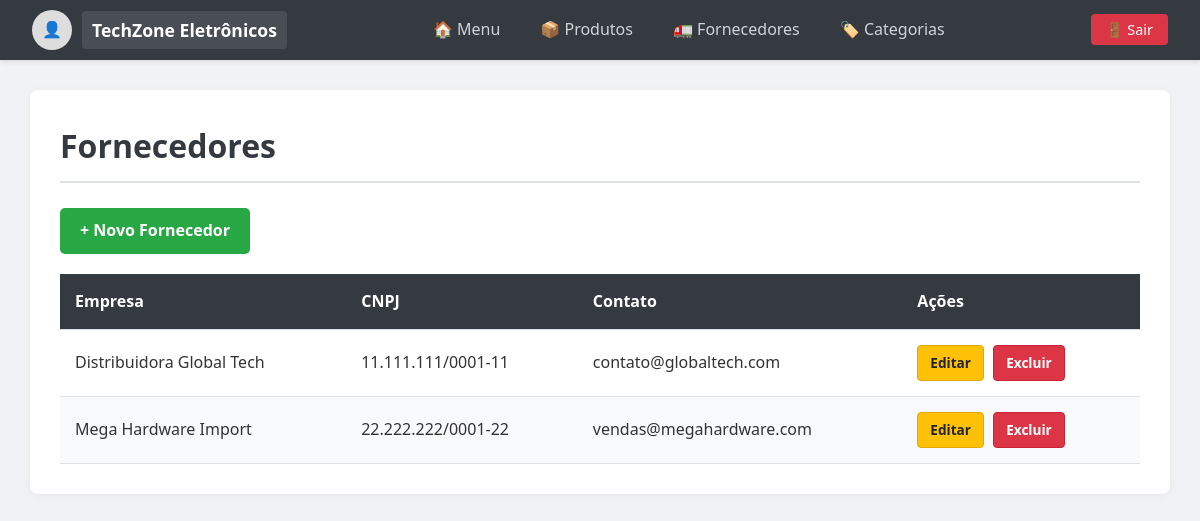
The page /Controller/FornecedorController.php?acao=listarFornecedores (signed in) on the database its author committed.
### tables this page shows
CREATE TABLE fornecedores (
    id INT AUTO_INCREMENT PRIMARY KEY,
    nome_empresa VARCHAR(100) NOT NULL,
    cnpj VARCHAR(20),
    email VARCHAR(100) NOT NULL,
    telefone VARCHAR(20),
    endereco VARCHAR(150),
    cidade VARCHAR(100),
    estado VARCHAR(2),
    observacoes TEXT,
    id_usuario INT NOT NULL,
    FOREIGN KEY (id_usuario) REFERENCES usuarios(id) ON DELETE CASCADE
);

### Model/Fornecedor.php (called while the page is built, shortened)
<?php
    class Fornecedor {
        public function listarFornecedores($id_usuario){
            $conexao = Conexao::Conectar();
            $consultaSql = "SELECT * FROM fornecedores WHERE id_usuario = :id_usuario";
            $declaracao = $conexao->prepare($consultaSql);
            $declaracao->bindValue(':id_usuario', $id_usuario);
            $declaracao->execute();
            return $declaracao -> fetchAll(PDO::FETCH_ASSOC);
        }
    }
?>

### View/Fornecedor/ListarFornecedor.php (the view, shortened to what this page needs)
<!DOCTYPE html>
<html lang="pt-br">
<head>
    <link rel="stylesheet" href="../View/Assets/style.css">
</head>
<body>
    <nav>
        <div class="nav-brand">
            <div style="display: flex; align-items: center; gap: 10px;">
                <?php if($_SESSION['foto_perfil']): ?>
                    <img src="../View/Assets/Imagens/Uploads/<?php echo $_SESSION['foto_perfil']; ?>" alt="Foto de Perfil" style="width: 40px; height: 40px; border-radius: 50%; object-fit: cover;">
                <?php else: ?>
                    <div style="width: 40px; height: 40px; border-radius: 50%; background-color: #ddd; display: flex; align-items: center; justify-content: center;">👤</div>
                <?php endif; ?>
                <span class="company-name"><?php echo $_SESSION['nome']; ?></span>
            </div>
        </div>
        <div class="nav-links">
            <a href="ClienteController.php?acao=dashboard">🏠 Menu</a>
            <a href="ProdutoController.php?acao=listarProdutos">📦 Produtos</a>
            <a href="FornecedorController.php?acao=listarFornecedores">🚛 Fornecedores</a>
            <a href="CategoriaController.php?acao=listarCategorias">🏷️ Categorias</a>
        </div>
        <div class="nav-logout">
            <a href="AutenticaController.php?acao=logout" class="btn-logout">🚪 Sair</a>
        </div>
    </nav>
    <div class="container">
        <h1>Fornecedores</h1>
        <div style="margin-bottom: 20px;">
            <a href="FornecedorController.php?acao=prepararCadastro" class="btn">
                + Novo Fornecedor
            </a>
        </div>
        <table>
            <thead>
                <tr>
                    <th>Empresa</th>
                    <th>CNPJ</th>
                    <th>Contato</th>
                    <th>Ações</th>
                </tr>
            </thead>
            <tbody>
                <?php if(isset($listaFornecedores) && count($listaFornecedores) > 0): ?>
                    <?php foreach($listaFornecedores as $forn): ?>
                        <tr>
                            <td><?php echo $forn['nome_empresa']; ?></td>
                            <td><?php echo $forn['cnpj']; ?></td>
                            <td><?php echo $forn['email']; ?></td>
                            <td>
                                <a href="FornecedorController.php?acao=prepararEdicaoFornecedor&id_fornecedor=<?php echo $forn['id']; ?>"
                                   class="btn-acao btn-editar">Editar</a>
                                <a href="FornecedorController.php?acao=excluirFornecedor&id_fornecedor=<?php echo $forn['id']; ?>"
                                   onclick="return confirm('Tem certeza?')"
                                   class="btn-acao btn-excluir">Excluir</a>
                            </td>
                        </tr>
                    <?php endforeach; ?>
                <?php else: ?>
                    <tr><td colspan="4" style="text-align: center;">Nenhum fornecedor cadastrado.</td></tr>
                <?php endif; ?>
            </tbody>
        </table>
    </div>
</body>
</html>

### View/Assets/style.css (style rules this page uses)
* { margin: 0; padding: 0; box-sizing: border-box; font-family: 'Segoe UI', Tahoma, Geneva, Verdana, sans-serif; }
body { background-color: #f0f2f5; color: #333; line-height: 1.6; min-height: 100vh; }
a { text-decoration: none; }
nav { background-color: #343a40; color: white; padding: 0 2rem; height: 60px; display: flex; justify-content: space-between; align-items: center; box-shadow: 0 2px 4px rgba(0,0,0,0.1); }
.nav-brand .company-name { font-size: 1.1rem; font-weight: bold; background-color: rgba(255, 255, 255, 0.1); padding: 5px 10px; border-radius: 4px; }
.nav-links { display: flex; gap: 20px; }
.nav-links a { color: #ced4da; font-weight: 500; padding: 5px 10px; border-radius: 4px; transition: all 0.3s; }
.btn-logout { background-color: #dc3545; color: white !important; padding: 6px 15px; border-radius: 4px; font-size: 0.9rem; transition: background 0.3s; }
.container { width: 95%; max-width: 100%; margin: 30px auto; background: white; padding: 30px; border-radius: 8px; box-shadow: 0 2px 10px rgba(0,0,0,0.05); }
h1 { margin-bottom: 25px; color: #343a40; border-bottom: 2px solid #dee2e6; padding-bottom: 10px; }
table { width: 100%; border-collapse: collapse; margin-top: 15px; background-color: white; }
thead { background-color: #343a40; color: white; }
th, td { padding: 15px; text-align: left; border-bottom: 1px solid #dee2e6; }
tbody tr:nth-child(even) { background-color: #f8f9fa; }
td:last-child { white-space: nowrap; }
.btn { display: inline-block; background-color: #28a745; color: white !important; padding: 10px 20px; border-radius: 5px; border: none; cursor: pointer; font-weight: 600; transition: opacity 0.2s; }
.btn-acao { padding: 6px 12px; border-radius: 4px; font-size: 0.85rem; font-weight: bold; margin-right: 5px; display: inline-block; text-decoration: none; }
.btn-editar { background-color: #ffc107; color: #212529 !important; border: 1px solid #e0a800; }
.btn-excluir { background-color: #dc3545; color: white !important; border: 1px solid #c82333; }

### rows shown on the page
fornecedores: nome_empresa "Distribuidora Global Tech", cnpj "11.111.111/0001-11", email "contato@globaltech.com"
fornecedores: nome_empresa "Mega Hardware Import", cnpj "22.222.222/0001-22", email "vendas@megahardware.com"

### other values the page prints
$_SESSION['nome'] "TechZone Eletrônicos"
